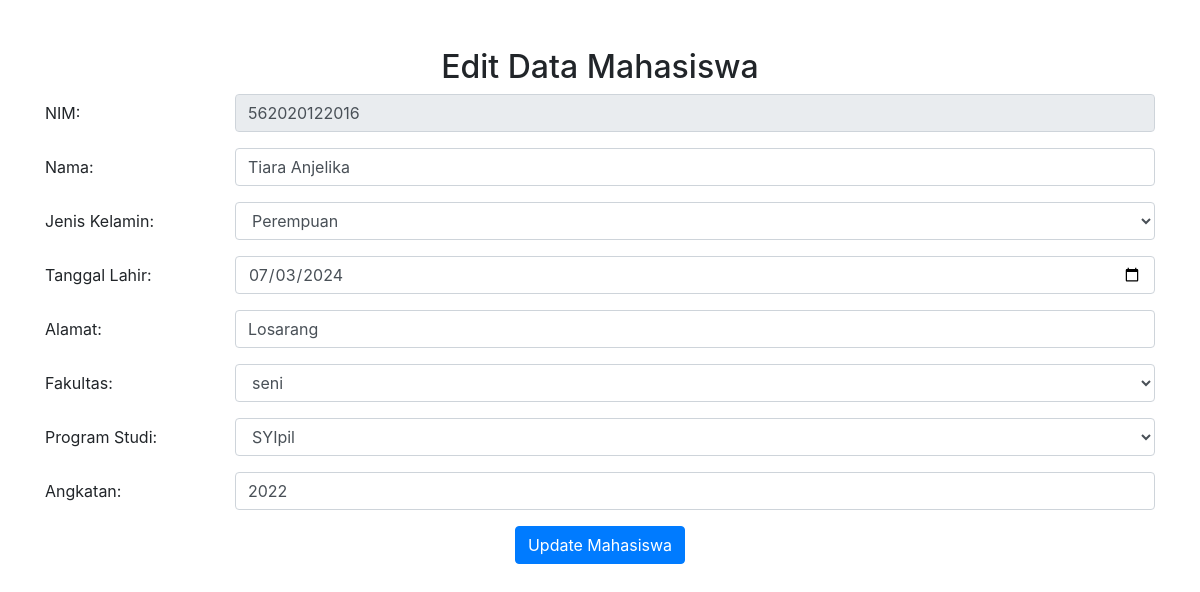
/edit_mhs.php?nim=562020122016, run on the app's committed database.
### tables this page shows
CREATE TABLE `tb_mahasiswa` (
  `nim` varchar(15) NOT NULL,
  `nama` varchar(100) NOT NULL,
  `ttl` date NOT NULL,
  `alamat` text NOT NULL,
  `kode_fakultas` varchar(10) NOT NULL,
  `kode_prodi` varchar(10) NOT NULL,
  `jenis_kelamin` enum('L','P') NOT NULL,
  `angkatan` year(4) NOT NULL
);

### edit_mhs.php (the view, shortened to what this page needs)
<?php
include 'koneksi.php';
if(isset($_GET['nim'])) {
    $nim = $_GET['nim'];
    $result = $conn->query("SELECT * FROM tb_mahasiswa WHERE nim = '$nim'");
    $data = $result->fetch_assoc();
} else {
    echo "<script>alert('NIM tidak ditemukan');window.location='index.php';</script>";
}
?>
<!DOCTYPE html>
<html>
<head>
    <link rel="stylesheet" href="https://cdn.jsdelivr.net/npm/bootstrap@4.6.2/dist/css/bootstrap.min.css">
</head>
<body>
<div class="container mt-5">
<h2 class="text-center mb-2">Edit Data Mahasiswa</h2>
<form method="POST" action="update_mhs.php">
    <div class="form-group row">
        <label for="nim" class="col-sm-2 col-form-label">NIM:</label>
        <div class="col-sm-10">
            <input type="text" class="form-control" id="nim" name="nim" value="<?php echo $data['nim']; ?>" readonly>
        </div>
    </div>
    <div class="form-group row">
        <label for="nama" class="col-sm-2 col-form-label">Nama:</label>
        <div class="col-sm-10">
            <input type="text" class="form-control" id="nama" name="nama" value="<?php echo $data['nama']; ?>" required>
        </div>
    </div>
    <div class="form-group row">
        <label for="jk" class="col-sm-2 col-form-label">Jenis Kelamin:</label>
        <div class="col-sm-10">
            <select class="form-control" id="jk" name="jk" required>
                <option value="P" <?php echo ($data['jenis_kelamin'] == 'P') ? 'selected' : ''; ?>>Perempuan</option>
            </select>
        </div>
    </div>
    <div class="form-group row">
        <label for="ttl" class="col-sm-2 col-form-label">Tanggal Lahir:</label>
        <div class="col-sm-10">
            <input type="date" class="form-control" id="ttl" name="ttl" value="<?php echo $data['ttl']; ?>" required>
        </div>
    </div>
    <div class="form-group row">
        <label for="alamat" class="col-sm-2 col-form-label">Alamat:</label>
        <div class="col-sm-10">
            <input type="text" class="form-control" id="alamat" name="alamat" value="<?php echo $data['alamat']; ?>" required>
        </div>
    </div>
    <div class="form-group row">
        <label for="kode_fakultas" class="col-sm-2 col-form-label">Fakultas:</label>
        <div class="col-sm-10">
            <select class="form-control" name="kode_fakulitas" required>
                <?php
                $result = $conn->query("SELECT kode_fakultas, nama_fakultas FROM tb_fakultas");
                while ($row = $result->fetch_assoc()) {
                    $selected = ($row['kode_fakultas'] == $data['kode_fakultas']) ? 'selected' : '';
                    echo "<option value='" . $row['kode_fakultas'] . "' $selected>" . $row['nama_fakultas'] . "</option>";
                }
                ?>
            </select>
        </div>
    </div>
    <div class="form-group row">
        <label for="kode_prodi" class="col-sm-2 col-form-label">Program Studi:</label>
        <div class="col-sm-10">
            <select class="form-control" name="kode_prodi" required>
                <?php
                $result = $conn->query("SELECT kode_prodi, nama_prodi FROM tb_prodi");
                while ($row = $result->fetch_assoc()) {
                    $selected = ($row['kode_prodi'] == $data['kode_prodi']) ? 'selected' : '';
                    echo "<option value='" . $row['kode_prodi'] . "' $selected>" . $row['nama_prodi'] . "</option>";
                }
                ?>
            </select>
        </div>
    </div>
    <div class="form-group row">
        <label for="angkatan" class="col-sm-2 col-form-label">Angkatan:</label>
        <div class="col-sm-10">
            <input type="text" class="form-control" id="angkatan" name="angkatan" value="<?php echo $data['angkatan']; ?>" required>
        </div>
    </div>
    <div class="text-center">
        <input type="submit" name="update_mahasiswa" value="Update Mahasiswa" class="btn btn-primary">
    </div>
</form>
</div>
</body>
</html>

### data on the page
tb_mahasiswa: nim "562020122016", nama "Tiara Anjelika", jk "Perempuan", ttl "07/03/2024", alamat "Losarang", angkatan "2022"

### other printed values
form field kode_fakulitas "seni"
form field kode_prodi "SYIpil"
